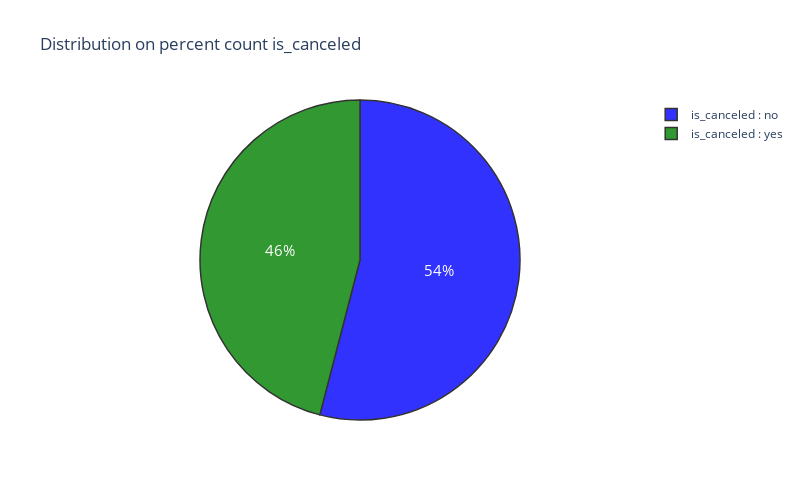

Notebook code cell kept with this figure:
### Code cell
trace = go.Pie(labels = ['is_canceled : no', 'is_canceled : yes'], values = df['is_canceled'].value_counts(), 
               textfont=dict(size=15), opacity = 0.8,
               marker=dict(colors=['blue','green'], 
                           line=dict(color='#000000', width=1.5)))


layout = dict(title =  'Distribution on percent count is_canceled',
                        autosize = False,
                        height  = 500,
                        width   = 800)
           
fig = dict(data = [trace], layout=layout)
py.iplot(fig)

### Figure 1 — Plotly figure (JSON) as saved in the notebook; plotly's stock layout.template omitted (floating-point values rounded to 4 significant figures)
{"data": [{"labels": ["is_canceled : no", "is_canceled : yes"], "marker": {"colors": ["blue", "green"], "line": {"color": "#000000", "width": 1.5}}, "opacity": 0.8, "textfont": {"size": 15}, "type": "pie", "values": [2701, 2297]}], "layout": {"autosize": false, "height": 500, "title": {"text": "Distribution on percent count is_canceled"}, "width": 800}}
